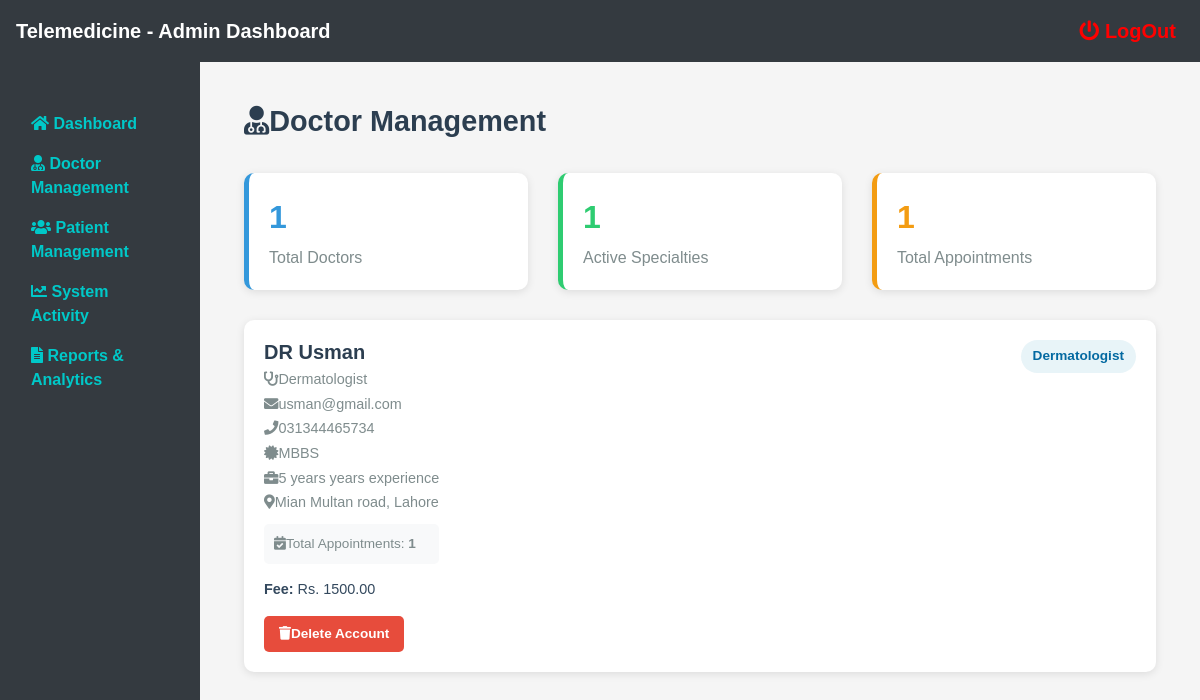
Screenshot of /admin/doctors.php (signed in) with the database file from the repository.
### tables this page shows
CREATE TABLE `doctor` (
  `id` int(11) NOT NULL,
  `name` varchar(100) DEFAULT NULL,
  `email` varchar(100) DEFAULT NULL,
  `password` varchar(255) DEFAULT NULL,
  `qualification` varchar(100) DEFAULT NULL,
  `experience` varchar(100) DEFAULT NULL,
  `course_id` int(100) NOT NULL,
  `picture` varchar(255) DEFAULT NULL,
  `address` varchar(255) DEFAULT NULL,
  `mobile` varchar(20) DEFAULT NULL,
  `fee` decimal(10,2) DEFAULT NULL,
  `resume` varchar(255) NOT NULL,
  `specialty` varchar(255) DEFAULT NULL,
  `availability` varchar(255) DEFAULT NULL,
  `schedule` text DEFAULT NULL
);

### admin/doctors.php (the view, shortened to what this page needs)
<?php include 'sidebar.php'; ?>
<?php include '../conn.php'; ?>
<div class="container-main">
    <div class="page-title">
        <i class="fas fa-user-md me-2"></i>Doctor Management
    </div>
    <div class="row" style="margin-bottom: 30px;">
        <?php
        $total_doctors_query = "SELECT COUNT(*) as count FROM doctor";
        $specialties_query = "SELECT COUNT(DISTINCT specialty) as count FROM doctor WHERE specialty IS NOT NULL AND specialty != ''";
        $total_appointments_query = "
        SELECT COUNT(*) as count FROM enroll WHERE doctorid IN (SELECT id FROM doctor)";
        $total_doctors = mysqli_fetch_array(mysqli_query($conn, $total_doctors_query));
        $specialties_count = mysqli_fetch_array(mysqli_query($conn, $specialties_query));
        $total_appointments = mysqli_fetch_array(mysqli_query($conn, $total_appointments_query));
        ?>
        <div class="col-md-4">
            <div style="background: white; padding: 20px; border-radius: 10px; box-shadow: 0 2px 8px rgba(0,0,0,0.1); border-left: 5px solid var(--primary-color);">
                <div style="font-size: 2rem; font-weight: 700; color: var(--primary-color);"><?php echo $total_doctors['count']; ?></div>
                <div style="color: #7f8c8d; margin-top: 5px;">Total Doctors</div>
            </div>
        </div>
        <div class="col-md-4">
            <div style="background: white; padding: 20px; border-radius: 10px; box-shadow: 0 2px 8px rgba(0,0,0,0.1); border-left: 5px solid var(--secondary-color);">
                <div style="font-size: 2rem; font-weight: 700; color: var(--secondary-color);"><?php echo $specialties_count['count']; ?></div>
                <div style="color: #7f8c8d; margin-top: 5px;">Active Specialties</div>
            </div>
        </div>
        <div class="col-md-4">
            <div style="background: white; padding: 20px; border-radius: 10px; box-shadow: 0 2px 8px rgba(0,0,0,0.1); border-left: 5px solid #f39c12;">
                <div style="font-size: 2rem; font-weight: 700; color: #f39c12;"><?php echo $total_appointments['count']; ?></div>
                <div style="color: #7f8c8d; margin-top: 5px;">Total Appointments</div>
            </div>
        </div>
    </div>
    <div>
        <?php
        $doctors_query = "SELECT * FROM doctor ORDER BY id DESC";
        $doctors_result = mysqli_query($conn, $doctors_query);
        if (mysqli_num_rows($doctors_result) > 0) {
            while ($doctor = mysqli_fetch_array($doctors_result)) {
                $appt_query = "SELECT COUNT(*) as count FROM enroll WHERE doctorid = '{$doctor['id']}'";
                $appt_result = mysqli_fetch_array(mysqli_query($conn, $appt_query));
                $appointment_count = $appt_result['count'];
                echo "
                <div class='doctor-card'>
                    <div class='doctor-header'>
                        <div class='doctor-info'>
                            <h5>{$doctor['name']}</h5>
                            <div class='doctor-info-row'><i class='fas fa-stethoscope me-2'></i>{$doctor['specialty']}</div>
                            <div class='doctor-info-row'><i class='fas fa-envelope me-2'></i>{$doctor['email']}</div>
                            <div class='doctor-info-row'><i class='fas fa-phone me-2'></i>{$doctor['mobile']}</div>
                            <div class='doctor-info-row'><i class='fas fa-certificate me-2'></i>{$doctor['qualification']}</div>
                            <div class='doctor-info-row'><i class='fas fa-briefcase me-2'></i>{$doctor['experience']} years experience</div>
                            <div class='doctor-info-row'><i class='fas fa-map-marker-alt me-2'></i>{$doctor['address']}</div>
                            <div class='stats-row'>
                                <i class='fas fa-calendar-check me-2'></i>Total Appointments: <strong>{$appointment_count}</strong>
                            </div>
                        </div>
                        <div>
                            <span class='badge-specialty'>{$doctor['specialty']}</span>
                        </div>
                    </div>
                    <div class='doctor-info-row' style='margin-top: 10px; color: #34495e;'>
                        <strong>Fee:</strong> Rs. {$doctor['fee']}
                    </div>
                    <div class='action-buttons'>
                        <a href='?action=delete&id={$doctor['id']}' class='btn-delete' onclick=\"return confirm('Delete this doctor account? This action cannot be undone.')\"><i class='fas fa-trash me-1'></i>Delete Account</a>
                    </div>
                </div>
                ";
            }
        } else {
            echo '<div class="no-data"><i class="fas fa-inbox fa-3x mb-3" style="color: #ddd;"></i><p>No doctors registered yet</p></div>';
        }
        ?>
    </div>
</div>
            </main>
        </div>
    </div>
</body>
</html>

### admin/sidebar.php (style rules this page uses)
body { font-family: Arial, sans-serif; margin: 0; padding: 0; background-color: #f5f5f5; }
@media (min-width: 768px) { a { color: rgb(0,200,200); font-weight: bold; } }

### admin/doctors.php (style rules this page uses)
:root { --primary-color: #3498db; --secondary-color: #2ecc71; --dark-color: #2c3e50; --accent-color: #e74c3c; }
body { font-family: 'Poppins', sans-serif; background-color: #f5f5f5; }
.container-main { margin-top: 100px; margin-left: 20px; margin-right: 20px; margin-bottom: 40px; }
.page-title { color: var(--dark-color); font-weight: 700; margin-bottom: 30px; font-size: 1.8rem; }
.doctor-card { background: white; border-radius: 10px; padding: 20px; margin-bottom: 20px; box-shadow: 0 2px 8px rgba(0,0,0,0.1); transition: all 0.3s ease; }
.doctor-header { display: flex; justify-content: space-between; align-items: start; margin-bottom: 15px; }
.doctor-info h5 { color: var(--dark-color); font-weight: 600; margin-bottom: 5px; }
.doctor-info-row { color: #7f8c8d; font-size: 0.9rem; margin-bottom: 3px; }
.badge-specialty { display: inline-block; padding: 6px 12px; border-radius: 20px; font-weight: 600; font-size: 0.85rem; background: #e8f4f8; color: #0369a1; }
.stats-row { background: #f8f9fa; padding: 10px; border-radius: 5px; margin-top: 10px; font-size: 0.85rem; color: #7f8c8d; }
.action-buttons { display: flex; gap: 10px; margin-top: 15px; }
.btn-delete { background: var(--accent-color); color: white; border: none; padding: 8px 15px; border-radius: 5px; cursor: pointer; font-size: 0.85rem; transition: all 0.3s ease; text-decoration: none; }

### rows the page displays
doctor: name "DR Usman", specialty "Dermatologist", email "usman@gmail.com", mobile "031344465734", qualification "MBBS", experience "5 years", address "Mian Multan road, Lahore", appointment_count "1", fee "1500.00"

### other values shown
$total_doctors['count'] "1"
$specialties_count['count'] "1"
$total_appointments['count'] "1"
